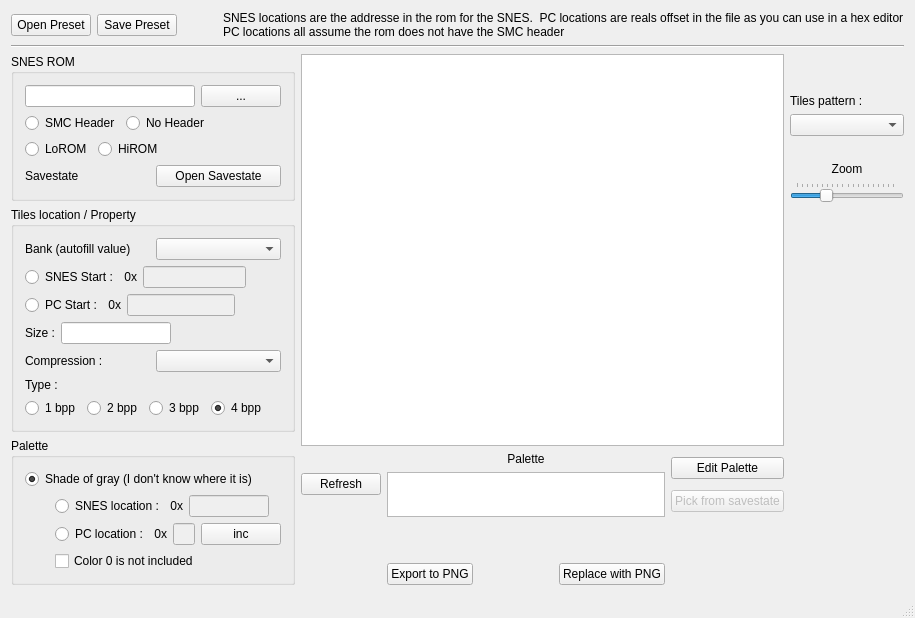
<?xml version="1.0" encoding="UTF-8"?>
<ui version="4.0">
 <class>MainUI</class>
 <widget class="QMainWindow" name="MainUI">
  <property name="geometry">
   <rect>
    <x>0</x>
    <y>0</y>
    <width>908</width>
    <height>595</height>
   </rect>
  </property>
  <property name="windowTitle">
   <string>SNESTileKitten</string>
  </property>
  <widget class="QWidget" name="centralWidget">
   <layout class="QVBoxLayout" name="verticalLayout_9">
    <item>
     <layout class="QHBoxLayout" name="horizontalLayout_15">
      <item>
       <widget class="QPushButton" name="presetOpenPushButton">
        <property name="text">
         <string>Open Preset</string>
        </property>
       </widget>
      </item>
      <item>
       <widget class="QPushButton" name="presetSavePushButton">
        <property name="text">
         <string>Save Preset</string>
        </property>
       </widget>
      </item>
      <item>
       <spacer name="horizontalSpacer_13">
        <property name="orientation">
         <enum>Qt::Horizontal</enum>
        </property>
        <property name="sizeType">
         <enum>QSizePolicy::Minimum</enum>
        </property>
        <property name="sizeHint" stdset="0">
         <size>
          <width>40</width>
          <height>20</height>
         </size>
        </property>
       </spacer>
      </item>
      <item>
       <widget class="QLabel" name="label_5">
        <property name="sizePolicy">
         <sizepolicy hsizetype="Expanding" vsizetype="Preferred">
          <horstretch>0</horstretch>
          <verstretch>0</verstretch>
         </sizepolicy>
        </property>
        <property name="text">
         <string>SNES locations are the addresse in the rom for the SNES.  PC locations are reals offset in the file as you can use in a hex editor
PC locations all assume the rom does not have the SMC header</string>
        </property>
       </widget>
      </item>
     </layout>
    </item>
    <item>
     <widget class="Line" name="line">
      <property name="orientation">
       <enum>Qt::Horizontal</enum>
      </property>
     </widget>
    </item>
    <item>
     <layout class="QHBoxLayout" name="horizontalLayout_14" stretch="2,3,1">
      <item>
       <layout class="QVBoxLayout" name="verticalLayout_3">
        <item>
         <widget class="QGroupBox" name="groupBox">
          <property name="title">
           <string>SNES ROM</string>
          </property>
          <layout class="QVBoxLayout" name="verticalLayout">
           <item>
            <layout class="QHBoxLayout" name="horizontalLayout">
             <item>
              <widget class="QLineEdit" name="romFileLineEdit">
               <property name="readOnly">
                <bool>true</bool>
               </property>
              </widget>
             </item>
             <item>
              <widget class="QPushButton" name="romOpenButton">
               <property name="text">
                <string>...</string>
               </property>
              </widget>
             </item>
            </layout>
           </item>
           <item>
            <layout class="QHBoxLayout" name="horizontalLayout_2">
             <item>
              <widget class="QRadioButton" name="headerRadioButton">
               <property name="text">
                <string>SMC Header</string>
               </property>
               <attribute name="buttonGroup">
                <string notr="true">headerButtonGroup</string>
               </attribute>
              </widget>
             </item>
             <item>
              <widget class="QRadioButton" name="noHeaderRadioButton">
               <property name="text">
                <string>No Header</string>
               </property>
               <attribute name="buttonGroup">
                <string notr="true">headerButtonGroup</string>
               </attribute>
              </widget>
             </item>
             <item>
              <spacer name="horizontalSpacer">
               <property name="orientation">
                <enum>Qt::Horizontal</enum>
               </property>
               <property name="sizeHint" stdset="0">
                <size>
                 <width>40</width>
                 <height>20</height>
                </size>
               </property>
              </spacer>
             </item>
            </layout>
           </item>
           <item>
            <layout class="QHBoxLayout" name="horizontalLayout_3">
             <item>
              <widget class="QRadioButton" name="loRomRadioButton">
               <property name="text">
                <string>LoROM</string>
               </property>
               <attribute name="buttonGroup">
                <string notr="true">buttonGroup_2</string>
               </attribute>
              </widget>
             </item>
             <item>
              <widget class="QRadioButton" name="hiRomRadioButton">
               <property name="text">
                <string>HiROM</string>
               </property>
               <attribute name="buttonGroup">
                <string notr="true">buttonGroup_2</string>
               </attribute>
              </widget>
             </item>
             <item>
              <spacer name="horizontalSpacer_2">
               <property name="orientation">
                <enum>Qt::Horizontal</enum>
               </property>
               <property name="sizeHint" stdset="0">
                <size>
                 <width>40</width>
                 <height>20</height>
                </size>
               </property>
              </spacer>
             </item>
            </layout>
           </item>
           <item>
            <layout class="QHBoxLayout" name="horizontalLayout_16">
             <item>
              <widget class="QLabel" name="label_13">
               <property name="text">
                <string>Savestate</string>
               </property>
              </widget>
             </item>
             <item>
              <widget class="QPushButton" name="openStateButton">
               <property name="text">
                <string>Open Savestate</string>
               </property>
              </widget>
             </item>
            </layout>
           </item>
          </layout>
         </widget>
        </item>
        <item>
         <widget class="QGroupBox" name="groupBox_2">
          <property name="title">
           <string>Tiles location / Property</string>
          </property>
          <layout class="QVBoxLayout" name="verticalLayout_2">
           <item>
            <layout class="QHBoxLayout" name="horizontalLayout_13">
             <item>
              <widget class="QLabel" name="label_12">
               <property name="text">
                <string>Bank (autofill value)</string>
               </property>
              </widget>
             </item>
             <item>
              <widget class="QComboBox" name="bankComboBox"/>
             </item>
            </layout>
           </item>
           <item>
            <layout class="QHBoxLayout" name="horizontalLayout_4">
             <item>
              <widget class="QRadioButton" name="tilesSNESRadioButton">
               <property name="text">
                <string>SNES Start :</string>
               </property>
               <attribute name="buttonGroup">
                <string notr="true">tilesLocationButtonGroup</string>
               </attribute>
              </widget>
             </item>
             <item>
              <widget class="QLabel" name="label">
               <property name="text">
                <string>0x</string>
               </property>
               <property name="alignment">
                <set>Qt::AlignRight|Qt::AlignTrailing|Qt::AlignVCenter</set>
               </property>
              </widget>
             </item>
             <item>
              <widget class="QLineEdit" name="snesAddrLineEdit">
               <property name="enabled">
                <bool>false</bool>
               </property>
               <property name="maxLength">
                <number>8</number>
               </property>
              </widget>
             </item>
             <item>
              <spacer name="horizontalSpacer_4">
               <property name="orientation">
                <enum>Qt::Horizontal</enum>
               </property>
               <property name="sizeHint" stdset="0">
                <size>
                 <width>40</width>
                 <height>20</height>
                </size>
               </property>
              </spacer>
             </item>
            </layout>
           </item>
           <item>
            <layout class="QHBoxLayout" name="horizontalLayout_8">
             <item>
              <widget class="QRadioButton" name="tilesPCRadioButton">
               <property name="text">
                <string>PC Start :</string>
               </property>
               <attribute name="buttonGroup">
                <string notr="true">tilesLocationButtonGroup</string>
               </attribute>
              </widget>
             </item>
             <item>
              <widget class="QLabel" name="label_6">
               <property name="text">
                <string>0x</string>
               </property>
               <property name="alignment">
                <set>Qt::AlignRight|Qt::AlignTrailing|Qt::AlignVCenter</set>
               </property>
              </widget>
             </item>
             <item>
              <widget class="QLineEdit" name="pcAddrLineEdit">
               <property name="enabled">
                <bool>false</bool>
               </property>
               <property name="sizePolicy">
                <sizepolicy hsizetype="Preferred" vsizetype="Preferred">
                 <horstretch>0</horstretch>
                 <verstretch>0</verstretch>
                </sizepolicy>
               </property>
               <property name="minimumSize">
                <size>
                 <width>0</width>
                 <height>0</height>
                </size>
               </property>
               <property name="baseSize">
                <size>
                 <width>40</width>
                 <height>0</height>
                </size>
               </property>
               <property name="maxLength">
                <number>8</number>
               </property>
              </widget>
             </item>
             <item>
              <spacer name="horizontalSpacer_5">
               <property name="orientation">
                <enum>Qt::Horizontal</enum>
               </property>
               <property name="sizeHint" stdset="0">
                <size>
                 <width>40</width>
                 <height>20</height>
                </size>
               </property>
              </spacer>
             </item>
            </layout>
           </item>
           <item>
            <layout class="QHBoxLayout" name="horizontalLayout_5">
             <item>
              <widget class="QLabel" name="label_2">
               <property name="text">
                <string>Size :</string>
               </property>
              </widget>
             </item>
             <item>
              <widget class="QLineEdit" name="sizeLineEdit"/>
             </item>
             <item>
              <spacer name="horizontalSpacer_6">
               <property name="orientation">
                <enum>Qt::Horizontal</enum>
               </property>
               <property name="sizeHint" stdset="0">
                <size>
                 <width>40</width>
                 <height>20</height>
                </size>
               </property>
              </spacer>
             </item>
            </layout>
           </item>
           <item>
            <layout class="QHBoxLayout" name="horizontalLayout_6">
             <item>
              <widget class="QLabel" name="label_3">
               <property name="sizePolicy">
                <sizepolicy hsizetype="Minimum" vsizetype="Preferred">
                 <horstretch>0</horstretch>
                 <verstretch>0</verstretch>
                </sizepolicy>
               </property>
               <property name="text">
                <string>Compression :</string>
               </property>
              </widget>
             </item>
             <item>
              <widget class="QComboBox" name="compressionComboBox"/>
             </item>
            </layout>
           </item>
           <item>
            <widget class="QLabel" name="label_4">
             <property name="text">
              <string>Type :</string>
             </property>
            </widget>
           </item>
           <item>
            <layout class="QHBoxLayout" name="horizontalLayout_7">
             <item>
              <widget class="QRadioButton" name="bpp1RadioButton">
               <property name="text">
                <string>1 bpp</string>
               </property>
               <attribute name="buttonGroup">
                <string notr="true">paletteGroupButton</string>
               </attribute>
              </widget>
             </item>
             <item>
              <widget class="QRadioButton" name="bpp2RadioButton">
               <property name="text">
                <string>2 bpp</string>
               </property>
               <attribute name="buttonGroup">
                <string notr="true">paletteGroupButton</string>
               </attribute>
              </widget>
             </item>
             <item>
              <widget class="QRadioButton" name="bpp3RadioButton">
               <property name="text">
                <string>3 bpp</string>
               </property>
               <attribute name="buttonGroup">
                <string notr="true">paletteGroupButton</string>
               </attribute>
              </widget>
             </item>
             <item>
              <widget class="QRadioButton" name="bpp4RadioButton">
               <property name="text">
                <string>4 bpp</string>
               </property>
               <property name="checked">
                <bool>true</bool>
               </property>
               <attribute name="buttonGroup">
                <string notr="true">paletteGroupButton</string>
               </attribute>
              </widget>
             </item>
             <item>
              <spacer name="horizontalSpacer_3">
               <property name="orientation">
                <enum>Qt::Horizontal</enum>
               </property>
               <property name="sizeHint" stdset="0">
                <size>
                 <width>40</width>
                 <height>20</height>
                </size>
               </property>
              </spacer>
             </item>
            </layout>
           </item>
          </layout>
         </widget>
        </item>
        <item>
         <widget class="QGroupBox" name="groupBox_3">
          <property name="title">
           <string>Palette</string>
          </property>
          <layout class="QVBoxLayout" name="verticalLayout_5">
           <item>
            <layout class="QVBoxLayout" name="verticalLayout_4">
             <item>
              <widget class="QRadioButton" name="paletteGrayRadioButton">
               <property name="text">
                <string>Shade of gray (I don't know where it is)</string>
               </property>
               <property name="checked">
                <bool>true</bool>
               </property>
               <attribute name="buttonGroup">
                <string notr="true">buttonGroup</string>
               </attribute>
              </widget>
             </item>
             <item>
              <layout class="QHBoxLayout" name="horizontalLayout_10">
               <item>
                <spacer name="horizontalSpacer_9">
                 <property name="orientation">
                  <enum>Qt::Horizontal</enum>
                 </property>
                 <property name="sizeType">
                  <enum>QSizePolicy::Fixed</enum>
                 </property>
                 <property name="sizeHint" stdset="0">
                  <size>
                   <width>30</width>
                   <height>20</height>
                  </size>
                 </property>
                </spacer>
               </item>
               <item>
                <widget class="QRadioButton" name="paletteSNESLocationRadioButton">
                 <property name="text">
                  <string>SNES location :</string>
                 </property>
                 <attribute name="buttonGroup">
                  <string notr="true">buttonGroup</string>
                 </attribute>
                </widget>
               </item>
               <item>
                <widget class="QLabel" name="label_10">
                 <property name="text">
                  <string>0x</string>
                 </property>
                 <property name="alignment">
                  <set>Qt::AlignRight|Qt::AlignTrailing|Qt::AlignVCenter</set>
                 </property>
                </widget>
               </item>
               <item>
                <widget class="QLineEdit" name="paletteSNESLocationLineEdit">
                 <property name="enabled">
                  <bool>false</bool>
                 </property>
                </widget>
               </item>
               <item>
                <spacer name="horizontalSpacer_7">
                 <property name="orientation">
                  <enum>Qt::Horizontal</enum>
                 </property>
                 <property name="sizeHint" stdset="0">
                  <size>
                   <width>40</width>
                   <height>20</height>
                  </size>
                 </property>
                </spacer>
               </item>
              </layout>
             </item>
             <item>
              <layout class="QHBoxLayout" name="horizontalLayout_9">
               <item>
                <spacer name="horizontalSpacer_10">
                 <property name="orientation">
                  <enum>Qt::Horizontal</enum>
                 </property>
                 <property name="sizeType">
                  <enum>QSizePolicy::Fixed</enum>
                 </property>
                 <property name="sizeHint" stdset="0">
                  <size>
                   <width>30</width>
                   <height>20</height>
                  </size>
                 </property>
                </spacer>
               </item>
               <item>
                <widget class="QRadioButton" name="palettePCLocationRadioButton">
                 <property name="text">
                  <string>PC location :</string>
                 </property>
                 <attribute name="buttonGroup">
                  <string notr="true">buttonGroup</string>
                 </attribute>
                </widget>
               </item>
               <item>
                <widget class="QLabel" name="label_11">
                 <property name="text">
                  <string>0x</string>
                 </property>
                 <property name="alignment">
                  <set>Qt::AlignRight|Qt::AlignTrailing|Qt::AlignVCenter</set>
                 </property>
                </widget>
               </item>
               <item>
                <widget class="QLineEdit" name="palettePCLocationLineEdit">
                 <property name="enabled">
                  <bool>false</bool>
                 </property>
                </widget>
               </item>
               <item>
                <widget class="QPushButton" name="netaButton">
                 <property name="text">
                  <string>inc</string>
                 </property>
                </widget>
               </item>
               <item>
                <spacer name="horizontalSpacer_8">
                 <property name="orientation">
                  <enum>Qt::Horizontal</enum>
                 </property>
                 <property name="sizeHint" stdset="0">
                  <size>
                   <width>40</width>
                   <height>20</height>
                  </size>
                 </property>
                </spacer>
               </item>
              </layout>
             </item>
             <item>
              <layout class="QHBoxLayout" name="horizontalLayout_11">
               <item>
                <spacer name="horizontalSpacer_11">
                 <property name="orientation">
                  <enum>Qt::Horizontal</enum>
                 </property>
                 <property name="sizeType">
                  <enum>QSizePolicy::Fixed</enum>
                 </property>
                 <property name="sizeHint" stdset="0">
                  <size>
                   <width>30</width>
                   <height>20</height>
                  </size>
                 </property>
                </spacer>
               </item>
               <item>
                <widget class="QCheckBox" name="paletteNoZeroColorCheckBox">
                 <property name="text">
                  <string>Color 0 is not included</string>
                 </property>
                </widget>
               </item>
              </layout>
             </item>
            </layout>
           </item>
          </layout>
         </widget>
        </item>
       </layout>
      </item>
      <item>
       <layout class="QGridLayout" name="gridLayout">
        <property name="sizeConstraint">
         <enum>QLayout::SetDefaultConstraint</enum>
        </property>
        <item row="7" column="1">
         <layout class="QHBoxLayout" name="horizontalLayout_12">
          <item>
           <widget class="QPushButton" name="pngExportPushButton">
            <property name="enabled">
             <bool>true</bool>
            </property>
            <property name="text">
             <string>Export to PNG</string>
            </property>
           </widget>
          </item>
          <item>
           <spacer name="horizontalSpacer_12">
            <property name="orientation">
             <enum>Qt::Horizontal</enum>
            </property>
            <property name="sizeType">
             <enum>QSizePolicy::Fixed</enum>
            </property>
            <property name="sizeHint" stdset="0">
             <size>
              <width>80</width>
              <height>20</height>
             </size>
            </property>
           </spacer>
          </item>
          <item>
           <widget class="QPushButton" name="pngImportpushButton">
            <property name="enabled">
             <bool>true</bool>
            </property>
            <property name="text">
             <string>Replace with PNG</string>
            </property>
           </widget>
          </item>
         </layout>
        </item>
        <item row="0" column="0" colspan="3">
         <widget class="MGraphicsView" name="graphicsView">
          <property name="sizePolicy">
           <sizepolicy hsizetype="Expanding" vsizetype="Expanding">
            <horstretch>0</horstretch>
            <verstretch>0</verstretch>
           </sizepolicy>
          </property>
         </widget>
        </item>
        <item row="2" column="1">
         <layout class="QVBoxLayout" name="verticalLayout_6">
          <property name="sizeConstraint">
           <enum>QLayout::SetDefaultConstraint</enum>
          </property>
          <item>
           <widget class="QLabel" name="label_7">
            <property name="text">
             <string>Palette</string>
            </property>
            <property name="alignment">
             <set>Qt::AlignCenter</set>
            </property>
           </widget>
          </item>
          <item>
           <widget class="QGraphicsView" name="paletteGraphicsView">
            <property name="sizePolicy">
             <sizepolicy hsizetype="Expanding" vsizetype="Maximum">
              <horstretch>0</horstretch>
              <verstretch>0</verstretch>
             </sizepolicy>
            </property>
            <property name="minimumSize">
             <size>
              <width>0</width>
              <height>45</height>
             </size>
            </property>
            <property name="maximumSize">
             <size>
              <width>16777215</width>
              <height>45</height>
             </size>
            </property>
           </widget>
          </item>
         </layout>
        </item>
        <item row="5" column="0">
         <spacer name="verticalSpacer">
          <property name="orientation">
           <enum>Qt::Vertical</enum>
          </property>
          <property name="sizeType">
           <enum>QSizePolicy::Preferred</enum>
          </property>
          <property name="sizeHint" stdset="0">
           <size>
            <width>20</width>
            <height>40</height>
           </size>
          </property>
         </spacer>
        </item>
        <item row="2" column="0">
         <widget class="QPushButton" name="refreshPushButton">
          <property name="minimumSize">
           <size>
            <width>0</width>
            <height>0</height>
           </size>
          </property>
          <property name="text">
           <string>Refresh</string>
          </property>
         </widget>
        </item>
        <item row="2" column="2">
         <layout class="QVBoxLayout" name="verticalLayout_11">
          <item>
           <widget class="QPushButton" name="editPaletteButton">
            <property name="enabled">
             <bool>true</bool>
            </property>
            <property name="text">
             <string>Edit Palette</string>
            </property>
           </widget>
          </item>
          <item>
           <widget class="QPushButton" name="pickSavestatePaletteButton">
            <property name="enabled">
             <bool>false</bool>
            </property>
            <property name="text">
             <string>Pick from savestate</string>
            </property>
           </widget>
          </item>
         </layout>
        </item>
       </layout>
      </item>
      <item>
       <layout class="QVBoxLayout" name="verticalLayout_8">
        <property name="sizeConstraint">
         <enum>QLayout::SetMinimumSize</enum>
        </property>
        <item>
         <spacer name="verticalSpacer_4">
          <property name="orientation">
           <enum>Qt::Vertical</enum>
          </property>
          <property name="sizeType">
           <enum>QSizePolicy::Preferred</enum>
          </property>
          <property name="sizeHint" stdset="0">
           <size>
            <width>20</width>
            <height>40</height>
           </size>
          </property>
         </spacer>
        </item>
        <item>
         <layout class="QVBoxLayout" name="verticalLayout_10">
          <item>
           <widget class="QLabel" name="label_8">
            <property name="text">
             <string>Tiles pattern :</string>
            </property>
           </widget>
          </item>
          <item>
           <widget class="QComboBox" name="tilePatternComboBox"/>
          </item>
         </layout>
        </item>
        <item>
         <spacer name="verticalSpacer_2">
          <property name="orientation">
           <enum>Qt::Vertical</enum>
          </property>
          <property name="sizeType">
           <enum>QSizePolicy::Fixed</enum>
          </property>
          <property name="sizeHint" stdset="0">
           <size>
            <width>20</width>
            <height>20</height>
           </size>
          </property>
         </spacer>
        </item>
        <item>
         <layout class="QVBoxLayout" name="verticalLayout_7">
          <item>
           <widget class="QLabel" name="label_9">
            <property name="text">
             <string>Zoom</string>
            </property>
            <property name="alignment">
             <set>Qt::AlignCenter</set>
            </property>
           </widget>
          </item>
          <item>
           <widget class="QSlider" name="tileZoomHorizontalSlider">
            <property name="minimum">
             <number>1</number>
            </property>
            <property name="singleStep">
             <number>5</number>
            </property>
            <property name="value">
             <number>30</number>
            </property>
            <property name="orientation">
             <enum>Qt::Horizontal</enum>
            </property>
            <property name="tickPosition">
             <enum>QSlider::TicksAbove</enum>
            </property>
            <property name="tickInterval">
             <number>5</number>
            </property>
           </widget>
          </item>
          <item>
           <spacer name="verticalSpacer_3">
            <property name="orientation">
             <enum>Qt::Vertical</enum>
            </property>
            <property name="sizeHint" stdset="0">
             <size>
              <width>20</width>
              <height>40</height>
             </size>
            </property>
           </spacer>
          </item>
          <item>
           <widget class="TileInfow" name="tileInfos" native="true"/>
          </item>
         </layout>
        </item>
       </layout>
      </item>
     </layout>
    </item>
   </layout>
  </widget>
  <widget class="QStatusBar" name="statusBar"/>
  <action name="actionSave_profil">
   <property name="text">
    <string>Save preset</string>
   </property>
  </action>
  <action name="actionLoad_profil">
   <property name="text">
    <string>Load preset</string>
   </property>
  </action>
 </widget>
 <layoutdefault spacing="6" margin="11"/>
 <customwidgets>
  <customwidget>
   <class>MGraphicsView</class>
   <extends>QGraphicsView</extends>
   <header>mgraphicsview.h</header>
  </customwidget>
  <customwidget>
   <class>TileInfow</class>
   <extends>QWidget</extends>
   <header>tileinfow.h</header>
   <container>1</container>
  </customwidget>
 </customwidgets>
 <resources/>
 <connections/>
 <buttongroups>
  <buttongroup name="buttonGroup_2"/>
  <buttongroup name="tilesLocationButtonGroup"/>
  <buttongroup name="paletteGroupButton"/>
  <buttongroup name="buttonGroup"/>
  <buttongroup name="headerButtonGroup"/>
 </buttongroups>
</ui>
